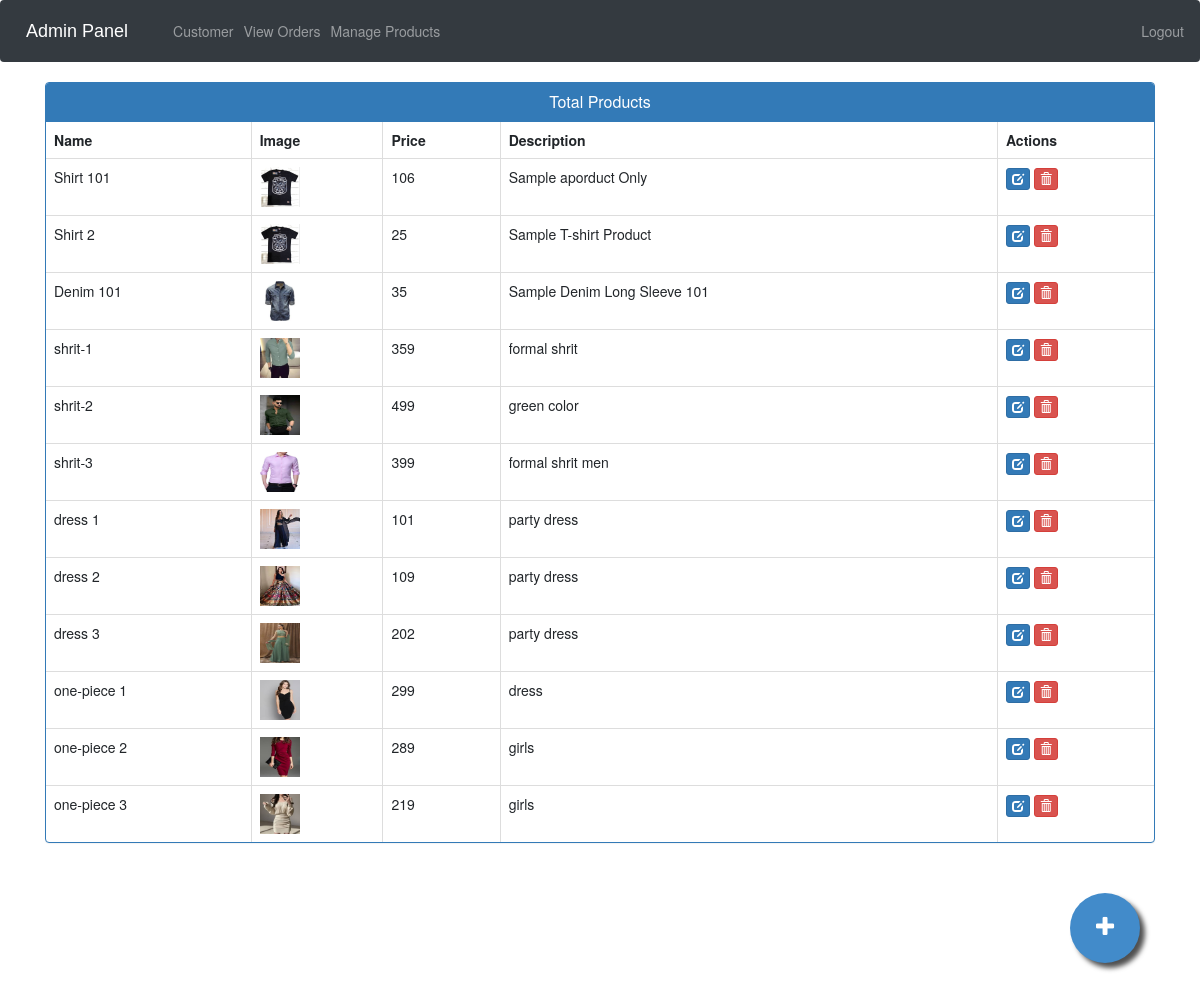
Screenshot of /admin-products (signed in) with the database file from the repository.
### ecom/models.py (models this page shows, shortened)
class Product(models.Model):
    name=models.CharField(max_length=40)
    product_image= models.ImageField(upload_to='product_image/',null=True,blank=True)
    price = models.PositiveIntegerField()
    description=models.CharField(max_length=40)

### ecom/views.py (the view)
# urls.py: path('admin-products', views.admin_products_view,name='admin-products'),
@login_required(login_url='adminlogin')
def admin_products_view(request):
    products=models.Product.objects.all()
    return render(request,'ecom/admin_products.html',{'products':products})

### templates/ecom/admin_products.html (shortened to what this page needs)
{% extends 'ecom/admin_base.html' %}
{% load static %}
{% block content %}
<head>
  <link href="//netdna.bootstrapcdn.com/bootstrap/3.0.0/css/bootstrap.min.css" rel="stylesheet" id="bootstrap-css">
</head>
<div class="container">
  <div class="panel panel-primary">
    <div class="panel-heading">
      <h6 class="panel-title">Total Products</h6>
    </div>
    <table class="table table-hover table-bordered" id="dev-table">
      <thead>
        <tr>
          <th>Name</th>
          <th>Image</th>
          <th>Price</th>
          <th>Description</th>
          <th>Actions</th>
        </tr>
      </thead>
      {% for p in products %}
  {% if p %}
      <tr>
        <td> {{p.name}}</td>
        <td> <img src="{% static p.product_image.url %}" alt="Profile Pic" height="40px" width="40px" /></td>
        <td>{{p.price}}</td>
        <td>{{p.description}}</td>
        <td><a class="btn btn-primary btn-xs" href="{% url 'update-product' p.id  %}"><span class="glyphicon glyphicon-edit"></span></a>
          <a class="btn btn-danger btn-xs" href="{% url 'delete-product' p.id  %}"><span class="glyphicon glyphicon-trash"></span></a></td>
      </tr>
      {%else%}
      <br><br><br>
      <h1>No Products!!</h1>
      {% endif %}
      {% endfor %}
    </table>
  </div>
</div>
<a href="/admin-add-product" class="float">
<i class="fa fa-plus my-float"></i>
</a>
{% endblock content %}

### templates/ecom/admin_base.html (style rules this page uses)
.fa { font-size: 23px; width: 2em; height: 2em; text-align: center; text-decoration: none; margin: 5px 2px; border-radius: 50%; padding-top: 0.5em; }

### templates/ecom/admin_products.html (style rules this page uses)
a:link { text-decoration: none; }
h6 { text-align: center; }
.float { position:fixed; width:70px; height:70px; bottom:60px; right:60px; background-color:#428bca; color:#FFF; border-radius:50px; text-align:center; box-shadow: 5px 5px 5px #505050; }
.my-float { margin-top:22px; }
.fa { padding: 0em 0.5em; }

### rows the page displays
Product: name "Shirt 101", product_image (picture), price "106", description "Sample aporduct Only"
Product: name "Shirt 2", product_image (picture), price "25", description "Sample T-shirt Product"
Product: name "Denim 101", product_image (picture), price "35", description "Sample Denim Long Sleeve 101"
Product: name "shrit-1", product_image (picture), price "359", description "formal shrit"
Product: name "shrit-2", product_image (picture), price "499", description "green color"
Product: name "shrit-3", product_image (picture), price "399", description "formal shrit men"
Product: name "dress 1", product_image (picture), price "101", description "party dress"
Product: name "dress 2", product_image (picture), price "109", description "party dress"
Product: name "dress 3", product_image (picture), price "202", description "party dress"
Product: name "one-piece 1", product_image (picture), price "299", description "dress"
Product: name "one-piece 2", product_image (picture), price "289", description "girls"
Product: name "one-piece 3", product_image (picture), price "219", description "girls"
